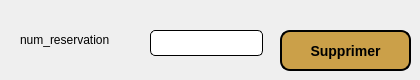
           <widget class="QWidget" name="tab_28">
            <attribute name="title">
             <string>Supprimer</string>
            </attribute>
            <widget class="QPushButton" name="pushButton_20">
             <property name="geometry">
              <rect>
               <x>280</x>
               <y>30</y>
               <width>131</width>
               <height>41</height>
              </rect>
             </property>
             <property name="styleSheet">
              <string notr="true">background-color: rgb(203, 160, 73);
font: italic 9pt &quot;Segoe UI&quot;;

 border: 2px solid black; 
 border-radius: 10px; 
color: black;
font-size: 14px;
font-weight: bold;
 padding: 10px 20px;

</string>
             </property>
             <property name="text">
              <string>Supprimer</string>
             </property>
            </widget>
            <widget class="QLabel" name="label_132">
             <property name="geometry">
              <rect>
               <x>20</x>
               <y>30</y>
               <width>141</width>
               <height>20</height>
              </rect>
             </property>
             <property name="styleSheet">
              <string notr="true">font: italic 10pt &quot;Segoe UI&quot;;</string>
             </property>
             <property name="text">
              <string>num_reservation</string>
             </property>
            </widget>
            <widget class="QLineEdit" name="lineEdit_Supprimer_2">
             <property name="geometry">
              <rect>
               <x>150</x>
               <y>30</y>
               <width>113</width>
               <height>26</height>
              </rect>
             </property>
             <property name="styleSheet">
              <string notr="true">border: 1px solid black; 
 border-radius: 5px; </string>
             </property>
            </widget>
           </widget>
